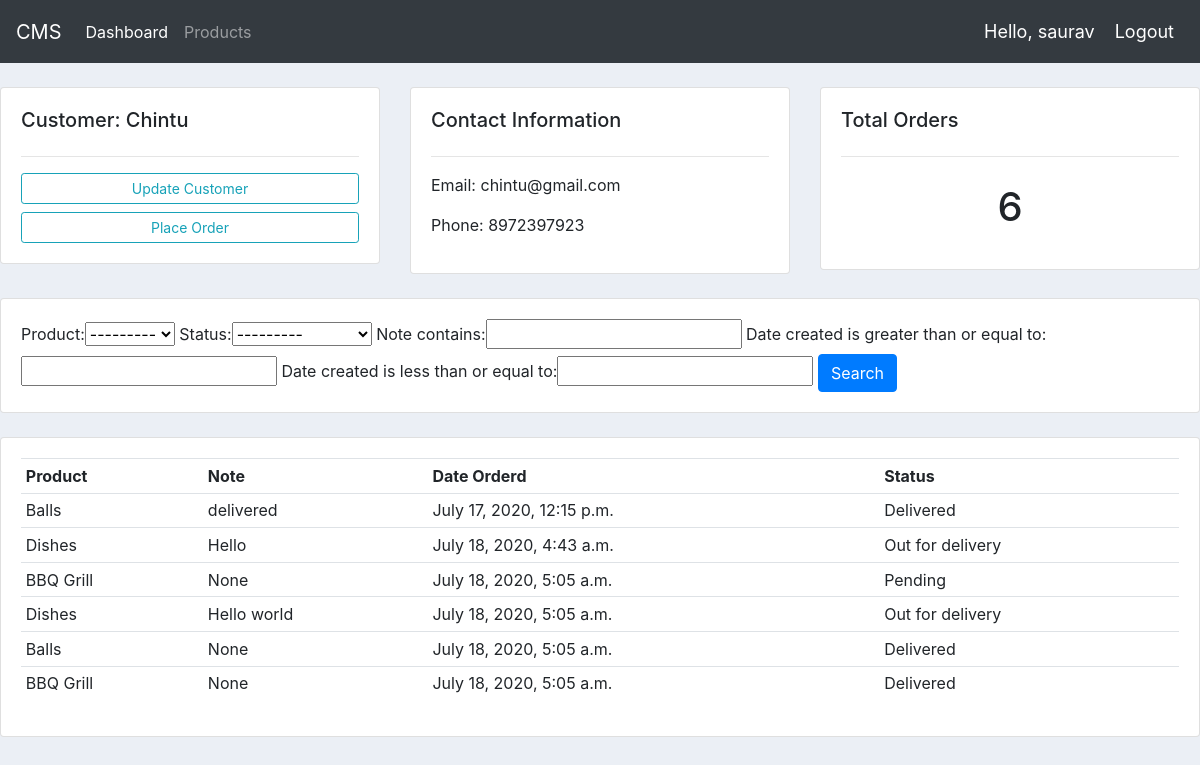
Page /customer/1 (signed in) on the committed database.
### accounts/models.py (models this page shows, shortened)
class Customer(models.Model):
    user = models.OneToOneField(User, null=True, blank=True, on_delete=models.CASCADE)
    name = models.CharField(max_length=200, null=True)
    phone = models.CharField(max_length=200, null=True)
    email = models.CharField(max_length=200, null=True)
    profile_pic = models.ImageField(default='default.png', null=True, blank=True)
    date_created = models.DateTimeField(auto_now_add=True, null=True)

class Order(models.Model):
    STATUS = (
			('Pending', 'Pending'),
			('Out for delivery', 'Out for delivery'),
			('Delivered', 'Delivered'),
			)
    customer = models.ForeignKey(Customer, null=True, on_delete=models.SET_NULL)
    product = models.ForeignKey(Product, null=True, on_delete=models.SET_NULL)
    date_created = models.DateTimeField(auto_now_add=True, null=True)
    status = models.CharField(max_length=200, null=True, choices=STATUS)
    note = models.CharField(max_length=1000, null=True)

class Product(models.Model):
    CATEGORY = (
			('Indoor', 'Indoor'),
			('Out Door', 'Out Door'),
			)
    name = models.CharField(max_length=200, null=True)
    price = models.FloatField(null=True)
    category = models.CharField(max_length=200, null=True, choices=CATEGORY)
    description = models.CharField(max_length=200, null=True, blank=True)
    date_created = models.DateTimeField(auto_now_add=True, null=True)
    tags = models.ManyToManyField(Tag)
    def __str__(self):
        return self.name

### accounts/decorators.py (the view)
        def wrapper_func(request, *args, **kwargs):
            group = None
            if request.user.groups.exists():
                group = request.user.groups.all()[0].name
            if group in allowed_roles:
                return view_func(request, *args, **kwargs)
            else:
                return HttpResponse('You are not authorized to view this page')

### accounts/views.py (called while the page is built)
@login_required(login_url='login')
@allowed_users(allowed_roles=['admin'])
def customer(request, pk):
    customer = Customer.objects.get(id=pk)
    orders = customer.order_set.all()
    total_orders = orders.count()
    myfilter = OrderFilter(request.GET, queryset=orders)
    orders = myfilter.qs
    context = {
        'customer': customer,
        'orders': orders,
        'total_orders': total_orders,
        'myfilter': myfilter
    }
    return render(request, 'accounts/customer.html', context)

### accounts/templates/accounts/customer.html
{%  extends 'accounts/main.html' %}
{% block content %}
<br>
<div class="row">
	<div class="col-md">
		<div class="card card-body">
			<h5>Customer: {{ customer.name }}</h5>
			<hr>
			<a class="btn btn-outline-info  btn-sm btn-block" href="">Update Customer</a>
			<a class="btn btn-outline-info  btn-sm btn-block" href="{% url 'createOrder' customer.id %}">Place Order</a>
		</div>
	</div>
	<div class="col-md">
		<div class="card card-body">
			<h5>Contact Information</h5>
			<hr>
			<p>Email: {{ customer.email }}</p>
			<p>Phone: {{ customer.phone }}</p>
		</div>
	</div>
	<div class="col-md">
		<div class="card card-body">
			<h5>Total Orders</h5>
			<hr>
			<h1 style="text-align: center;padding: 10px">{{ total_orders }}</h1>
		</div>
	</div>
</div>
<br>
<div class="row">
	<div class="col">
		<div class="card card-body">
			<form method="get">
				{{ myfilter.form }}
		    <button class="btn btn-primary" type="submit">Search</button>
		  </form>
		</div>
	</div>
</div>
<br>
<div class="row">
	<div class="col-md">
		<div class="card card-body">
			<table class="table table-sm">
				<tr>
					<th>Product</th>
					<th>Note</th>
					<th>Date Orderd</th>
					<th>Status</th>
				</tr>
				{% for order in orders %}
				<tr>
					<td>{{ order.product }}</td>
					<td>{{ order.note }}</td>
					<td>{{ order.date_created }}</td>
					<td>{{ order.status }}</td>
				</tr>
				{% endfor %}
			</table>
		</div>
	</div>
</div>
{% endblock %}

### accounts/templates/accounts/navbar.html (shortened to what this page needs)
<nav class="navbar navbar-expand-lg navbar-dark bg-dark">
  <a class="navbar-brand" href="/">CMS</a>
  <div class="collapse navbar-collapse" id="navbarNav">
    <ul class="navbar-nav">
      {% if request.user.is_staff %}
      <li class="nav-item active">
        <a class="nav-link" href="{% url 'home' %}">Dashboard</a>
      </li>
      <li class="nav-item-active">
        <a class="nav-link" href="{% url 'products' %}">Products</a>
      </li>
      {% else %}
       <li class="nav-item">
        <a class="nav-link" href="{% url 'account' %}">Settings</a>
      </li>
      {% endif %}
    </ul>
  </div>
  <span class="hello-msg">Hello, {{ request.user }}</span>
  <span><a class="hello-msg" href="{% url 'logout' %}">Logout</a></span>
</nav>

### static/css/main.css (style rules this page uses)
body { background-color: #ebeff5; }

### accounts/templates/accounts/navbar.html (style rules this page uses)
.hello-msg { font-size: 18px; color: white; margin: 10px; }

### rows in the picture
Customer: name "Chintu", email "chintu@gmail.com", phone "8972397923"
Order: product "Balls", note "delivered", date_created "July 17, 2020, 12:15 p.m.", status "Delivered"
Order: product "Dishes", note "Hello", date_created "July 18, 2020, 4:43 a.m.", status "Out for delivery"
Order: product "BBQ Grill", note "None", date_created "July 18, 2020, 5:05 a.m.", status "Pending"
Order: product "Dishes", note "Hello world", date_created "July 18, 2020, 5:05 a.m.", status "Out for delivery"
Order: product "Balls", note "None", date_created "July 18, 2020, 5:05 a.m.", status "Delivered"
Order: product "BBQ Grill", note "None", date_created "July 18, 2020, 5:05 a.m.", status "Delivered"

### other values in the picture
{{ request.user }} "saurav"
{{ total_orders }} "6"
